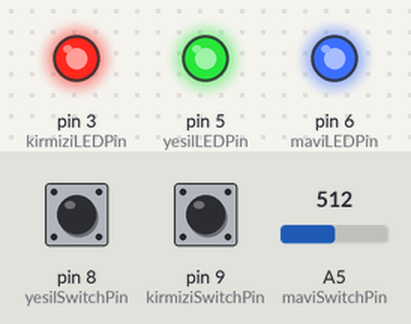
Simulated run of this sketch. Board: Arduino Uno, built with avr-gcc and run on an emulated ATmega328P. Shown: output pins drawn as LEDs (lit = HIGH). The inputs (shaded band) are chosen by the test bench; at power-on: A5 (maviSwitchPin) = 512, pin 8 (yesilSwitchPin) HIGH, pin 9 (kirmiziSwitchPin) HIGH.

Above: at 1.2 s.
1.3 s: A5 (maviSwitchPin) set to 240
2.8 s: A5 (maviSwitchPin) set to 209
5.8 s: pin 8 (yesilSwitchPin) pulled LOW for 0.15 s
At 5.95 s:
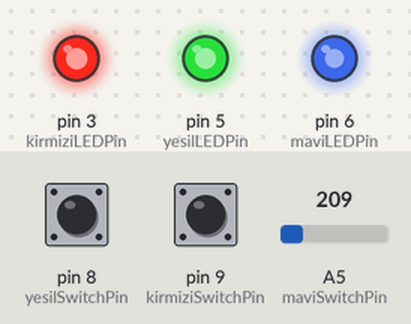
8.8 s: pin 9 (kirmiziSwitchPin) pulled LOW for 0.15 s
At 9.26 s:
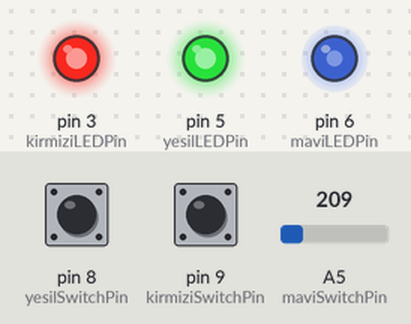
11.8 s: pin 8 (yesilSwitchPin) pulled LOW for 1 s
At 12.56 s:
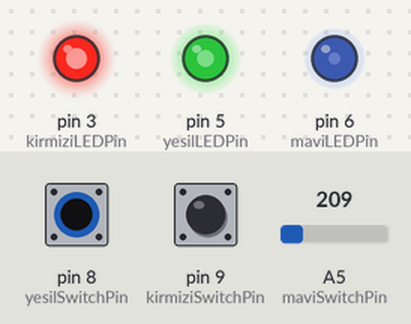
14.8 s: pin 9 (kirmiziSwitchPin) pulled LOW for 1 s
At 15.56 s:
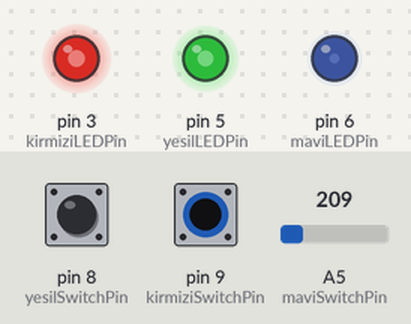
Timing chart, 0 to 65.2 s (numbered marks = the images above; inputs shaded):
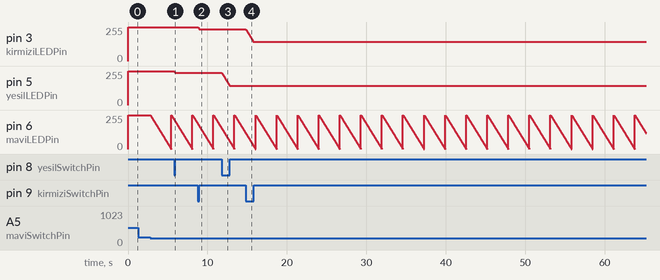

Measured:
- after the input at 1.3 s, every drawn part: stays the same
- after the input at 5.8 s, pin 5 (yesilLEDPin): moves from 255/255 to 241/255 over 0.13 s, starting at once
- after the input at 8.8 s, pin 3 (kirmiziLEDPin): moves from 255/255 to 240/255 over 0.15 s, starting at once
- after the input at 11.8 s, pin 5 (yesilLEDPin): moves from 241/255 to 144/255 over 0.99 s, starting at once
- after the input at 14.8 s, pin 3 (kirmiziLEDPin): moves from 240/255 to 144/255 over 0.98 s, starting at once
- by itself, pin 6 (maviLEDPin): ramps from 255/255 to 0/255 and jumps back, once every 2.7 s

The sketch:

fader_tiny.ino
```cpp
//LED baglantilari
#define kirmiziLEDPin 3
#define yesilLEDPin 5
#define maviLEDPin 6
//buton baglantilari
#define kirmiziSwitchPin 9
#define yesilSwitchPin 8
#define maviSwitchPin A5

//varsayilan degerler
int kirmizi = 0;
int mavi = 0;
int yesil = 0;

void setup()
{
  //ledleri cikis, butonları giris olarak ayarla
  pinMode(kirmiziLEDPin, OUTPUT);
  pinMode(yesilLEDPin, OUTPUT);
  pinMode(maviLEDPin, OUTPUT);
  pinMode(kirmiziSwitchPin, INPUT_PULLUP);
  pinMode(yesilSwitchPin, INPUT_PULLUP);
}

void loop()
{
  //kirmizi butonuna basildigi surece degeri birer arttir
  if (digitalRead(kirmiziSwitchPin) == LOW)
  {
    kirmizi ++;
    if (kirmizi > 255) {
      kirmizi = 0;
    }
  }
  //yesil butonuna basildigi surece degeri birer arttir
  if (digitalRead(yesilSwitchPin) == LOW)
  {
    yesil ++;
    if (yesil > 255) {
      yesil = 0;
    }
  }
  //mavi butonuna basildigi surece degeri birer arttir
  if (analogRead(maviSwitchPin) >= 185 && analogRead(maviSwitchPin) <= 225)
  {
    mavi ++;
    if (mavi > 255) {
      mavi = 0;
    }
  }
  //S4 e basildiginda sondur
  if (analogRead(maviSwitchPin) >= 489 && analogRead(maviSwitchPin) <= 529)
  {
    kirmizi = 0;
    yesil = 0;
    mavi = 0;
  }
  renkAyarla(kirmizi, yesil, mavi);
  delay(10);
}

void renkAyarla(int kirmizi, int yesil, int mavi)
{
  //ortak anot icin degerleri tersine cevirmemiz gerekli
  kirmizi = 255 - kirmizi;
  yesil = 255 - yesil;
  mavi = 255 - mavi;
  //analog cikislara parlaklik degerlerini yaz
  analogWrite(kirmiziLEDPin, kirmizi);
  analogWrite(yesilLEDPin, yesil);
  analogWrite(maviLEDPin, mavi);
}
```
